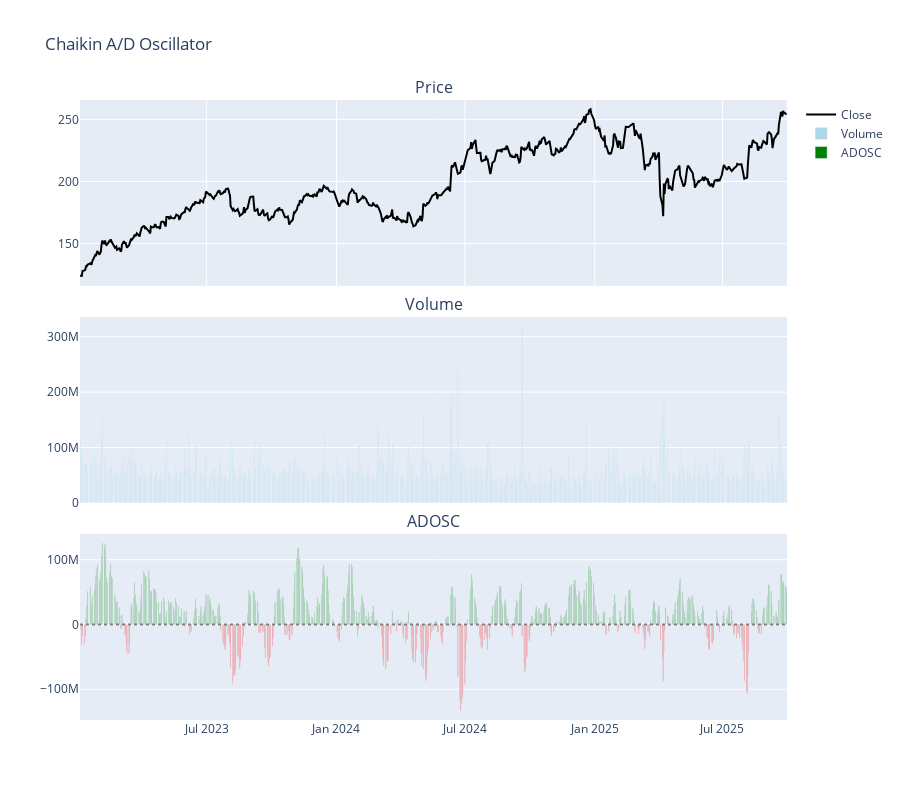

Notebook cell for this chart:
### Markdown cell above
## 2. ADOSC - Chaikin A/D Oscillator

ADOSC = (A/D EMA 3) - (A/D EMA 10). Measures accumulation/distribution momentum. Positive = buying pressure, negative = selling pressure.

### Code cell
df["adosc"] = calculate_adosc(df, fastperiod=3, slowperiod=10)

fig = make_subplots(
    rows=3, cols=1, shared_xaxes=True, vertical_spacing=0.05, subplot_titles=("Price", "Volume", "ADOSC")
)

# Price
fig.add_trace(go.Scatter(x=df["date"], y=df["close"], name="Close", line={"color": "black"}), row=1, col=1)

# Volume
fig.add_trace(go.Bar(x=df["date"], y=df["volume"], name="Volume", marker_color="lightblue"), row=2, col=1)

# ADOSC
fig.add_trace(
    go.Bar(
        x=df["date"], y=df["adosc"], name="ADOSC", marker_color=["green" if val >= 0 else "red" for val in df["adosc"]]
    ),
    row=3,
    col=1,
)
fig.add_hline(y=0, line_dash="dot", line_color="gray", row=3, col=1)

fig.update_layout(height=800, title_text="Chaikin A/D Oscillator")
fig.show()

print("ADOSC = (A/D EMA 3) - (A/D EMA 10)")
print("Measures accumulation/distribution momentum")
print("Positive = Buying pressure")
print("Negative = Selling pressure")
print(f"\nADOSC mean: {df['adosc'].mean():.2e}")

### Figure 1 — Plotly figure (JSON) as saved in the notebook; plotly's stock layout.template omitted (floating-point values rounded to 4 significant figures; data arrays with more than 128 entries replaced by an {"elided": "..."} marker saying what was removed)
{"data": [{"line": {"color": "black"}, "name": "Close", "type": "scatter", "x": {"elided": "688 str values"}, "xaxis": "x", "y": {"elided": "688 float values"}, "yaxis": "y"}, {"marker": {"color": "lightblue"}, "name": "Volume", "type": "bar", "x": {"elided": "688 str values"}, "xaxis": "x2", "y": {"elided": "688 int values"}, "yaxis": "y2"}, {"marker": {"color": {"elided": "688 str values"}}, "name": "ADOSC", "type": "bar", "x": {"elided": "688 str values"}, "xaxis": "x3", "y": {"elided": "688 float values"}, "yaxis": "y3"}], "layout": {"annotations": [{"font": {"size": 16}, "showarrow": false, "text": "Price", "x": 0.5, "xanchor": "center", "xref": "paper", "y": 1, "yanchor": "bottom", "yref": "paper"}, {"font": {"size": 16}, "showarrow": false, "text": "Volume", "x": 0.5, "xanchor": "center", "xref": "paper", "y": 0.65, "yanchor": "bottom", "yref": "paper"}, {"font": {"size": 16}, "showarrow": false, "text": "ADOSC", "x": 0.5, "xanchor": "center", "xref": "paper", "y": 0.3, "yanchor": "bottom", "yref": "paper"}], "height": 800, "shapes": [{"line": {"color": "gray", "dash": "dot"}, "type": "line", "x0": 0, "x1": 1, "xref": "x3 domain", "y0": 0, "y1": 0, "yref": "y3"}], "title": {"text": "Chaikin A/D Oscillator"}, "xaxis": {"anchor": "y", "domain": [0, 1], "matches": "x3", "showticklabels": false}, "xaxis2": {"anchor": "y2", "domain": [0, 1], "matches": "x3", "showticklabels": false}, "xaxis3": {"anchor": "y3", "domain": [0, 1]}, "yaxis": {"anchor": "x", "domain": [0.7, 1]}, "yaxis2": {"anchor": "x2", "domain": [0.35, 0.65]}, "yaxis3": {"anchor": "x3", "domain": [0, 0.3]}}}
